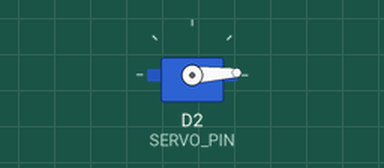
Simulated run of this sketch. Board: ESP8266 (NodeMCU). On the bench: servo.

Above: at 0.05 s.
At 1.3 s:
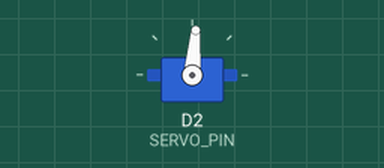
At 2.6 s:
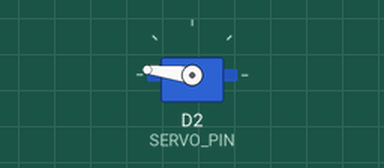
At 5.2 s:
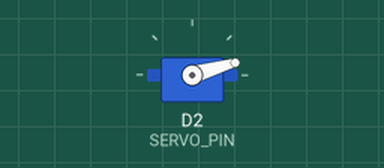
Timing chart, 0 to 7.1 s (numbered marks = the images above):
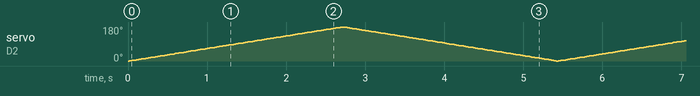

The sketch:

balayage.ino
```cpp
#include <Servo.h>

#define SERVO_PIN D2 //broche de commande

//Inclusion de la bibliothèque Servo
Servo myServo; // Création d'un objet Servo


void setup()
{
  myServo.attach(SERVO_PIN);    //Choix de la broche du servo moteur
}
void loop()
{
  for (int pos = 0; pos <= 180; pos += 1)
  {
    myServo.write(pos);  //Actualise la position
    delay(15);

  }//Fin for


  for (int pos = 180; pos >= 0; pos -= 1)
  {
    myServo.write(pos);  //Actualise la position
    delay(15);

  }//Fin for
}//Fin loop
```
